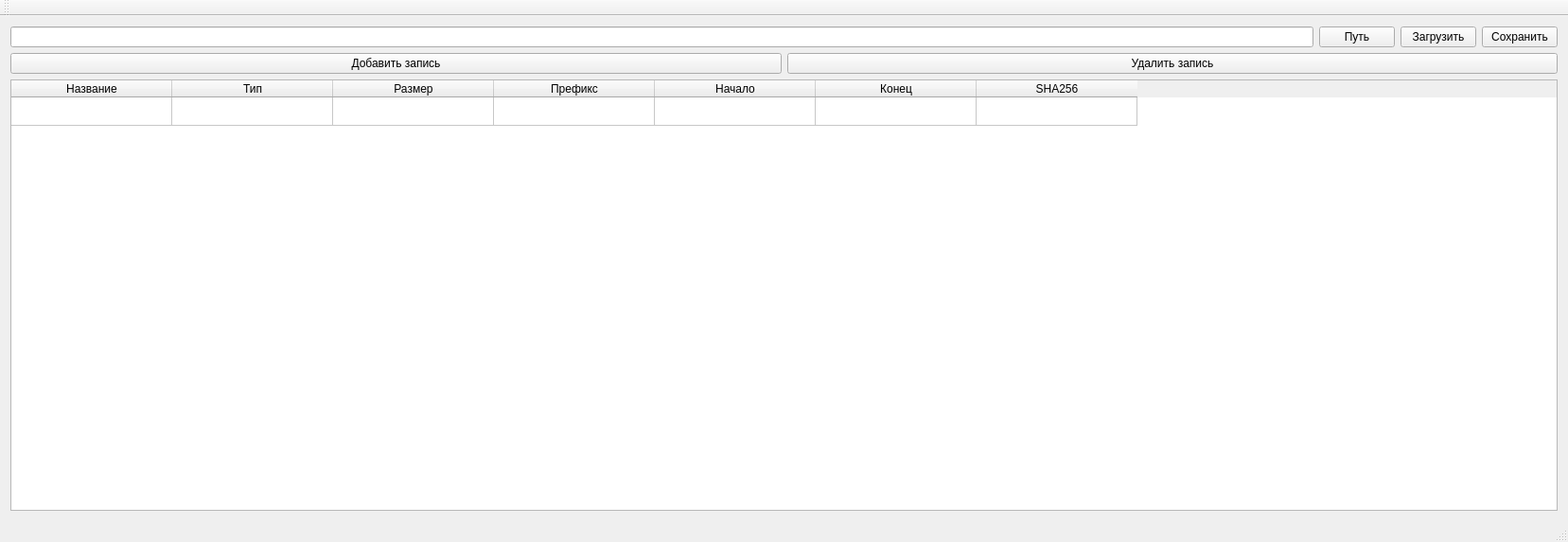
<?xml version="1.0" encoding="UTF-8"?>
<ui version="4.0">
 <class>BaseEditorClass</class>
 <widget class="QMainWindow" name="BaseEditorClass">
  <property name="geometry">
   <rect>
    <x>0</x>
    <y>0</y>
    <width>1657</width>
    <height>573</height>
   </rect>
  </property>
  <property name="baseSize">
   <size>
    <width>0</width>
    <height>0</height>
   </size>
  </property>
  <property name="windowTitle">
   <string>BaseEditor</string>
  </property>
  <widget class="QWidget" name="centralWidget">
   <layout class="QGridLayout" name="gridLayout">
    <item row="0" column="1">
     <widget class="QPushButton" name="pathButton">
      <property name="text">
       <string>Путь</string>
      </property>
     </widget>
    </item>
    <item row="2" column="0" colspan="4">
     <widget class="QTableWidget" name="tableWidget">
      <property name="sizeIncrement">
       <size>
        <width>0</width>
        <height>0</height>
       </size>
      </property>
      <property name="sizeAdjustPolicy">
       <enum>QAbstractScrollArea::AdjustIgnored</enum>
      </property>
      <property name="rowCount">
       <number>1</number>
      </property>
      <attribute name="horizontalHeaderDefaultSectionSize">
       <number>170</number>
      </attribute>
      <attribute name="verticalHeaderVisible">
       <bool>false</bool>
      </attribute>
      <row/>
      <column>
       <property name="text">
        <string>Название</string>
       </property>
       <property name="textAlignment">
        <set>AlignCenter</set>
       </property>
      </column>
      <column>
       <property name="text">
        <string>Тип</string>
       </property>
       <property name="textAlignment">
        <set>AlignCenter</set>
       </property>
      </column>
      <column>
       <property name="text">
        <string>Размер</string>
       </property>
       <property name="textAlignment">
        <set>AlignCenter</set>
       </property>
      </column>
      <column>
       <property name="text">
        <string>Префикс</string>
       </property>
       <property name="textAlignment">
        <set>AlignCenter</set>
       </property>
      </column>
      <column>
       <property name="text">
        <string>Начало</string>
       </property>
       <property name="textAlignment">
        <set>AlignCenter</set>
       </property>
      </column>
      <column>
       <property name="text">
        <string>Конец</string>
       </property>
       <property name="textAlignment">
        <set>AlignCenter</set>
       </property>
      </column>
      <column>
       <property name="text">
        <string>SHA256</string>
       </property>
       <property name="textAlignment">
        <set>AlignCenter</set>
       </property>
      </column>
      <item row="0" column="0">
       <property name="text">
        <string/>
       </property>
       <property name="textAlignment">
        <set>AlignLeading|AlignVCenter</set>
       </property>
      </item>
      <item row="0" column="1">
       <property name="text">
        <string/>
       </property>
       <property name="textAlignment">
        <set>AlignLeading|AlignVCenter</set>
       </property>
      </item>
     </widget>
    </item>
    <item row="0" column="2">
     <widget class="QPushButton" name="readButton">
      <property name="text">
       <string>Загрузить</string>
      </property>
     </widget>
    </item>
    <item row="0" column="3">
     <widget class="QPushButton" name="writeButton">
      <property name="text">
       <string>Сохранить</string>
      </property>
     </widget>
    </item>
    <item row="0" column="0">
     <widget class="QLineEdit" name="pathLineEdit"/>
    </item>
    <item row="1" column="0" colspan="4">
     <layout class="QHBoxLayout" name="horizontalLayout">
      <item>
       <widget class="QPushButton" name="addButton">
        <property name="text">
         <string>Добавить запись</string>
        </property>
       </widget>
      </item>
      <item>
       <widget class="QPushButton" name="deleteButton">
        <property name="text">
         <string>Удалить запись</string>
        </property>
       </widget>
      </item>
     </layout>
    </item>
   </layout>
  </widget>
  <widget class="QMenuBar" name="menuBar">
   <property name="geometry">
    <rect>
     <x>0</x>
     <y>0</y>
     <width>1657</width>
     <height>26</height>
    </rect>
   </property>
  </widget>
  <widget class="QToolBar" name="mainToolBar">
   <attribute name="toolBarArea">
    <enum>TopToolBarArea</enum>
   </attribute>
   <attribute name="toolBarBreak">
    <bool>false</bool>
   </attribute>
  </widget>
  <widget class="QStatusBar" name="statusBar"/>
 </widget>
 <layoutdefault spacing="6" margin="11"/>
 <resources>
  <include location="BaseEditor.qrc"/>
 </resources>
 <connections/>
</ui>
